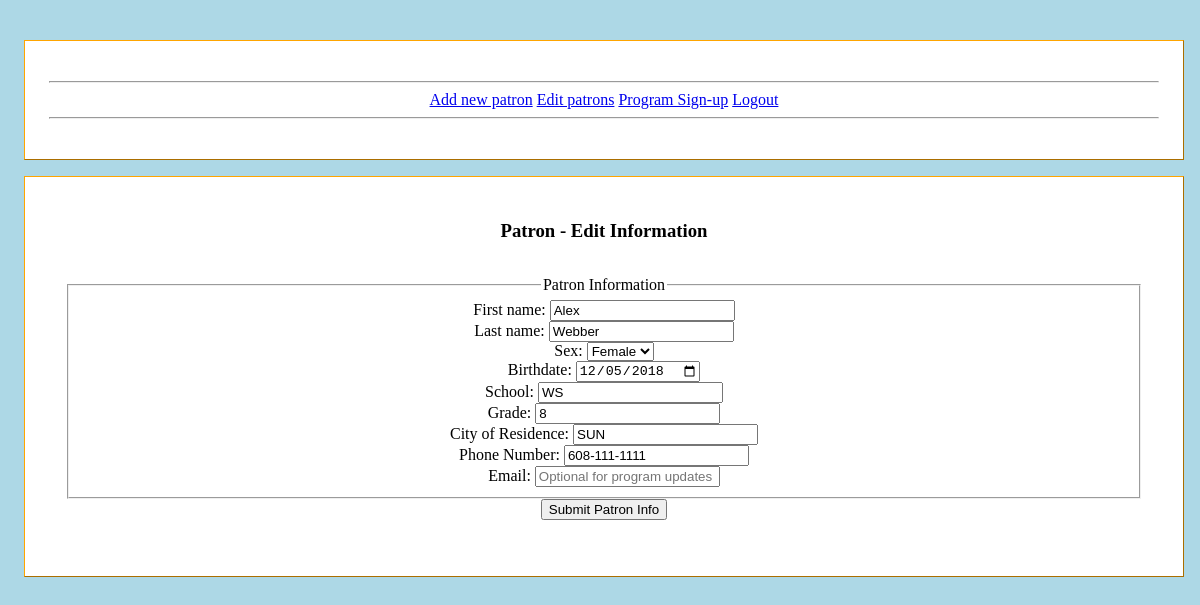
The page /editPatron.php?id=2 (signed in) on the database its author committed.
### tables this page shows
CREATE TABLE `spplPatrons` (
  `Id` int(11) NOT NULL AUTO_INCREMENT,
  `firstName` varchar(20) DEFAULT NULL,
  `lastName` varchar(25) DEFAULT NULL,
  `sex` char(1) DEFAULT NULL,
  `birthdate` date DEFAULT NULL,
  `schoolAttending` varchar(5) DEFAULT NULL,
  `grade` int(11) DEFAULT NULL,
  `city` varchar(5) DEFAULT NULL,
  `phoneNumber` varchar(15) DEFAULT NULL,
  `email` varchar(150) DEFAULT NULL,
  PRIMARY KEY (`Id`)
);

### editPatron.php (the view, shortened to what this page needs)
<?php
    require_once('navbar.php');
?>
<!DOCTYPE html PUBLIC "-//W3C//DTD XHTML 1.0 Transitional//EN"
    "http://www.w3.org/TR/xhtml1/DTD/xhtml1-transitional.dtd">
<html xmlns="http://www.w3.org/1999/xhtml" xml:lang="en" lang="en">
<head>
    <link rel="stylesheet" type="text/css" href="styleSheets/style.css" />
</head>
<body>
    <div id="wrapper">
    <h3>Patron - Edit Information</h3>
<?php
    $dbc = mysqli_connect(DB_HOST, DB_USER, DB_PASSWORD, DB_NAME)
            or die('Error connecting to the database');
    if (isset($_GET['id']) && is_numeric($_GET['id'])) {
        $id =  mysqli_real_escape_string($dbc, trim($_GET['id']));
    }
    if (isset($_POST['submit'])) {
        $firstName = mysqli_real_escape_string($dbc, trim($_POST['firstname']));
        $lastName = mysqli_real_escape_string($dbc, trim($_POST['lastname']));
        $sex = mysqli_real_escape_string($dbc, trim($_POST['sex']));
        $birthdate = mysqli_real_escape_string($dbc, trim($_POST['birthdate']));
        $school = mysqli_real_escape_string($dbc, trim($_POST['school']));
        $city = mysqli_real_escape_string($dbc, trim($_POST['city']));
        $grade = mysqli_real_escape_string($dbc, trim($_POST['grade']));
        $phoneNumber = mysqli_real_escape_string($dbc, trim($_POST['phoneNumber']));
        $email = mysqli_real_escape_string($dbc, trim($_POST['email']));
        $error = false;
        if (!$error) {
            if (!empty($firstName) && !empty($lastName) && !empty($sex) && !empty($birthdate) && !empty($school) && !empty($city) && !empty($grade)
                    && !empty($phoneNumber)) {
                $query = "UPDATE spplPatrons SET firstName = '$firstName', lastName = '$lastName', sex = '$sex', grade = '$grade', " .
                    " birthdate = '$birthdate', schoolAttending = '$school', city = '$city', phoneNumber = '$phoneNumber', email = '$email' WHERE Id = '" . $_POST['id'] . "'";
                mysqli_query($dbc, $query)
                        or die('Error editing patron information');
                echo '<p>Patron information successfully updated. Would you like to <a href="searchPatron.php">return to Patron Search?</a>?</p>';
                mysqli_close($dbc);
                exit();
            }
            else {
                echo '<p class="error">You must enter all of the patron data.</p>';
            }
        }
    }
    else {
        $query = "SELECT firstName, lastName, sex, birthdate, schoolAttending, grade, city, phoneNumber, email FROM spplPatrons WHERE Id = '" . $id . "'";
        $data = mysqli_query($dbc, $query)
                or die('Error grabbing patron data');
        $row = mysqli_fetch_array($data);
        if ($row != NULL) {
            $firstName = $row['firstName'];
            $lastName = $row['lastName'];
            $sex = $row['sex'];
            $birthdate = $row['birthdate'];
            $school = $row['schoolAttending'];
            $city = $row['city'];
            $grade = $row['grade'];
            $phoneNumber = $row['phoneNumber'];
            $email = $row['email'];
        }
        else {
            echo '<p class="error">There was a problem accessing patron information.</p>';
        }
    }
?>
                <form enctype="multipart/form-data" method="post" action="<?php echo $_SERVER['PHP_SELF']; ?>">
                <fieldset>
                        <legend>Patron Information</legend>
                        <label for="firstname">First name:</label>
                        <input type="text" id="firstname" name="firstname" value="<?php if (!empty($firstName)) echo $firstName; ?>" /><br />
                        <label for="lastname">Last name:</label>
                        <input type="text" id="lastname" name="lastname" value="<?php if (!empty($lastName)) echo $lastName; ?>" /><br />
                        <label for="sex">Sex:</label>
                        <select id="sex" name="sex">
                            <option value="F" <?php if (!empty($sex) && $sex == 'F') echo 'selected = "selected"'; ?>>Female</option>
                        </select><br />
                        <label for="birthdate">Birthdate:</label>
                        <input type="date" id="birthdate" name="birthdate" value="<?php if (!empty($birthdate)) echo $birthdate; else echo 'YYYY-MM-DD'; ?>" /><br />
                        <label for="school">School:</label>
                        <input type="text" id="school" name="school" value="<?php if (!empty($school)) echo $school; ?>" placeholder="School attending in fall." /><br />
                        <label for="grade">Grade:</label>
                        <input type="text" id="grade" name="grade" value="<?php if (!empty($grade)) echo $grade; ?>" placeholder="Grade in fall." /><br />
                        <label for="city">City of Residence:</label>
                        <input type="text" id="city" name="city" value="<?php if (!empty($city)) echo $city; ?>" /><br />
                        <label for="phone">Phone Number:</label>
                        <input type="text" id="phoneNumber" name="phoneNumber" value="<?php if (!empty($phoneNumber)) echo $phoneNumber; ?>" placeholder="(xxx)xxx-xxxx" /><br />
                        <label for="email">Email:</label>
                        <input type="text" id="email" name="email" value="<?php if (!empty($email)) echo $email; ?>" placeholder="Optional for program updates" /><br />
                </fieldset>
                <input type="submit" value="Submit Patron Info" name="submit" />
        </form>
</div>
</body>
</html>

### styleSheets/style.css (style rules this page uses)
body { padding: 1em .5em .5em 1em; background-color: lightblue; }
h3 { text-align: center; }
#wrapper { margin-left: auto; margin-right: auto; margin-top: 1em; max-width: 80em; background-color: white; border: .1em outset orange; padding: 1.5em; text-align: center; }
form { text-align: center; padding: 1em; }

### rows shown on the page
spplpatrons: firstname "Alex", lastname "Webber", sex "Female", birthdate "12/05/2018", school "WS", grade "8", city "SUN", phoneNumber "608-111-1111"
